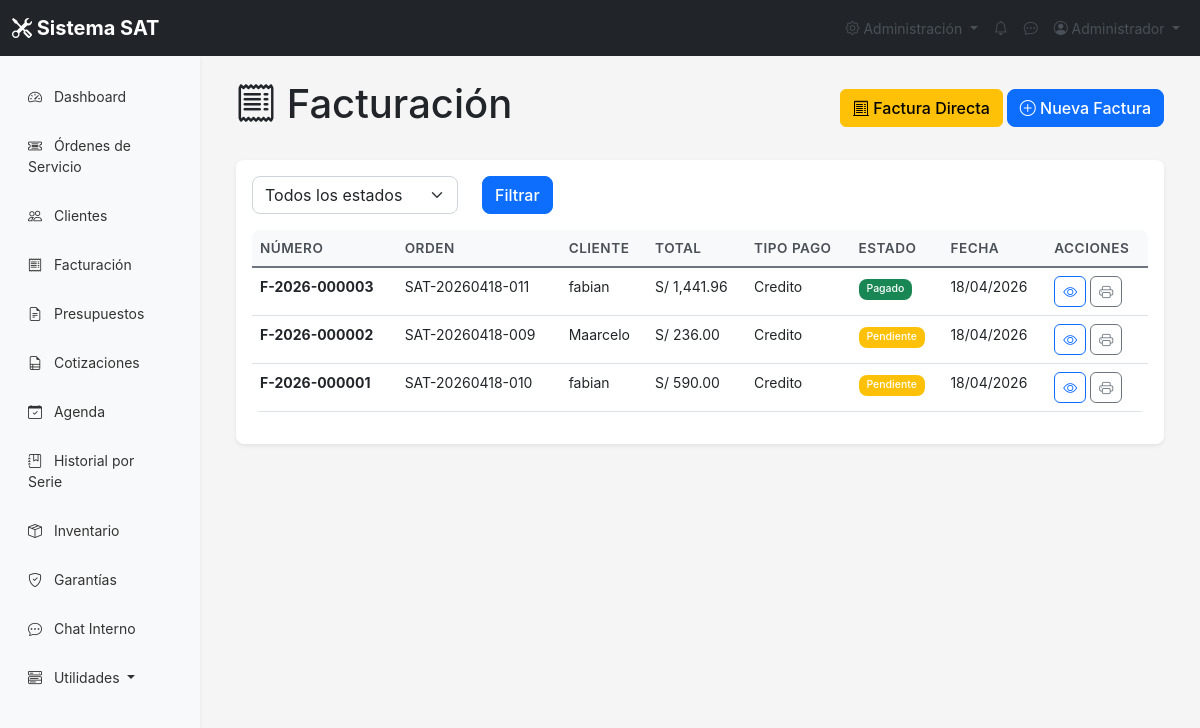
Before: /facturacion/listar.php (signed in) with the older database file.
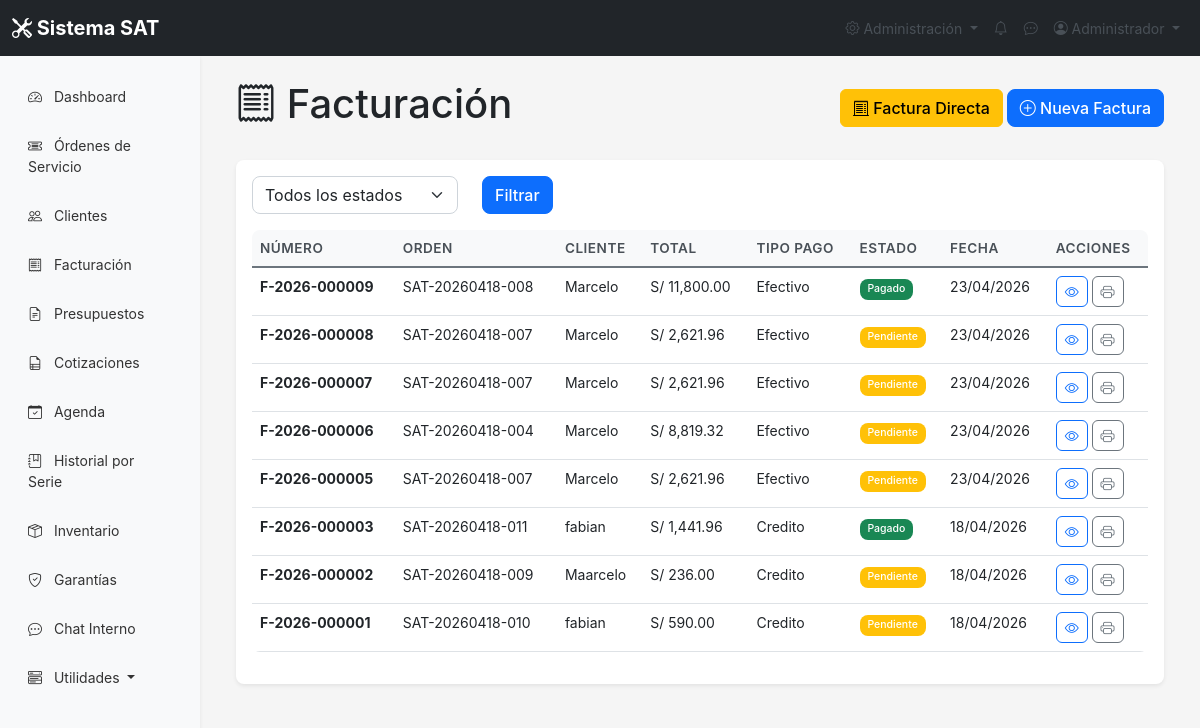
After: the same page with the newer database file.
### tables this page shows
CREATE TABLE IF NOT EXISTS `facturas` (
  `id` int NOT NULL AUTO_INCREMENT,
  `numero_factura` varchar(20) NOT NULL,
  `orden_id` int NOT NULL,
  `cliente_id` int NOT NULL,
  `subtotal` decimal(10,2) NOT NULL,
  `igv` decimal(10,2) NOT NULL,
  `total` decimal(10,2) NOT NULL,
  `tipo_pago` enum('efectivo','tarjeta','transferencia','credito') DEFAULT 'efectivo',
  `estado_pago` enum('pendiente','pagado','cancelado') DEFAULT 'pendiente',
  `fecha_emision` datetime DEFAULT CURRENT_TIMESTAMP,
  `fecha_pago` datetime DEFAULT NULL,
  `observaciones` text,
  PRIMARY KEY (`id`),
  UNIQUE KEY `numero_factura` (`numero_factura`),
  KEY `orden_id` (`orden_id`),
  KEY `cliente_id` (`cliente_id`)
);

CREATE TABLE IF NOT EXISTS `ordenes_servicio` (
  `id` int NOT NULL AUTO_INCREMENT,
  `codigo` varchar(20) NOT NULL,
  `equipo_id` int NOT NULL,
  `tecnico_id` int DEFAULT NULL,
  `cliente_id` int NOT NULL,
  `estado` enum('recibido','en_diagnostico','en_reparacion','esperando_repuestos','reparado','entregado','cancelado') DEFAULT 'recibido',
  `prioridad` enum('baja','normal','alta','urgente') DEFAULT 'normal',
  `diagnostico` text,
  `solucion` text,
  `observaciones` text,
  `fecha_ingreso` datetime DEFAULT CURRENT_TIMESTAMP,
  `fecha_diagnostico` datetime DEFAULT NULL,
  `fecha_reparacion` datetime DEFAULT NULL,
  `fecha_entrega` datetime DEFAULT NULL,
  `tiempo_estimado` int DEFAULT NULL,
  `costo_diagnostico` decimal(10,2) DEFAULT '0.00',
  `costo_reparacion` decimal(10,2) DEFAULT '0.00',
  `costo_total` decimal(10,2) DEFAULT '0.00',
  `nota_cliente` text,
  `estado_orden` enum('abierta','cerrada','cancelada') DEFAULT 'abierta',
  `sucursal_id` int DEFAULT NULL,
  PRIMARY KEY (`id`),
  UNIQUE KEY `codigo` (`codigo`),
  KEY `equipo_id` (`equipo_id`),
  KEY `tecnico_id` (`tecnico_id`),
  KEY `cliente_id` (`cliente_id`)
);

CREATE TABLE IF NOT EXISTS `clientes` (
  `id` int NOT NULL AUTO_INCREMENT,
  `nombre` varchar(100) NOT NULL,
  `email` varchar(100) DEFAULT NULL,
  `telefono` varchar(20) NOT NULL,
  `direccion` text,
  `dni` varchar(20) DEFAULT NULL,
  `fecha_registro` timestamp NULL DEFAULT CURRENT_TIMESTAMP,
  `estado` enum('activo','inactivo') DEFAULT 'activo',
  `sucursal_id` int DEFAULT NULL,
  PRIMARY KEY (`id`)
);

### config/config.php (called while the page is built, shortened)
<?php
function isLoggedIn() {
    return isset($_SESSION['usuario_id']);
}
function isAdmin() {
    return isset($_SESSION['rol']) && $_SESSION['rol'] === 'admin';
}
function formatMoney($amount) {
    return 'S/ ' . number_format($amount, 2);
}
?>

### include/funciones.php (called while the page is built, shortened)
<?php
require_once __DIR__ . '/../config/config.php';
function getAllFacturas($estado = '') {
    $conn = getConnection();
    $sql = "SELECT f.*, c.nombre as cliente_nombre, o.codigo as orden_codigo FROM facturas f JOIN clientes c ON f.cliente_id = c.id JOIN ordenes_servicio o ON f.orden_id = o.id";
    $sql .= " ORDER BY f.fecha_emision DESC";
    return $conn->query($sql);
}
?>

### facturacion/listar.php (the view, shortened to what this page needs)
<?php
require_once '../config/config.php';
require_once '../include/funciones.php';
require_once '../include/header.php';
$estado = $_GET['estado'] ?? '';
$facturas = getAllFacturas($estado);
?>
<div class="container-fluid">
    <div class="d-flex justify-content-between align-items-center mb-4">
        <h1><i class="bi bi-receipt"></i> Facturación</h1>
        <div>
            <a href="crear.php?directa=1" class="btn btn-warning">
                <i class="bi bi-receipt-cutoff"></i> Factura Directa
            </a>
            <a href="crear.php" class="btn btn-primary">
                <i class="bi bi-plus-circle"></i> Nueva Factura
            </a>
        </div>
    </div>
    <div class="card">
        <div class="card-body">
            <form method="GET" class="mb-3">
                <div class="row">
                    <div class="col-md-3">
                        <select name="estado" class="form-select">
                            <option value="">Todos los estados</option>
                        </select>
                    </div>
                    <div class="col-md-2">
                        <button type="submit" class="btn btn-primary">Filtrar</button>
                    </div>
                </div>
            </form>
            <div class="table-responsive">
                <table class="table table-hover">
                    <thead>
                        <tr>
                            <th>Número</th>
                            <th>Orden</th>
                            <th>Cliente</th>
                            <th>Total</th>
                            <th>Tipo Pago</th>
                            <th>Estado</th>
                            <th>Fecha</th>
                            <th>Acciones</th>
                        </tr>
                    </thead>
                    <tbody>
                        <?php while ($factura = $facturas->fetch_assoc()): ?>
                        <tr>
                            <td><strong><?= $factura['numero_factura'] ?></strong></td>
                            <td><?= $factura['orden_codigo'] ?></td>
                            <td><?= htmlspecialchars($factura['cliente_nombre']) ?></td>
                            <td><?= formatMoney($factura['total']) ?></td>
                            <td><?= ucfirst($factura['tipo_pago']) ?></td>
                            <td>
                                <span class="badge bg-<?= $factura['estado_pago'] === 'pagado' ? 'success' : ($factura['estado_pago'] === 'pendiente' ? 'warning' : 'danger') ?>">
                                    <?= ucfirst($factura['estado_pago']) ?>
                                </span>
                            </td>
                            <td><?= date('d/m/Y', strtotime($factura['fecha_emision'])) ?></td>
                            <td>
                                <a href="ver.php?id=<?= $factura['id'] ?>" class="btn btn-sm btn-outline-primary" title="Ver">
                                    <i class="bi bi-eye"></i>
                                </a>
                                <a href="imprimir.php?id=<?= $factura['id'] ?>" class="btn btn-sm btn-outline-secondary" target="_blank" title="Imprimir">
                                    <i class="bi bi-printer"></i>
                                </a>
                            </td>
                        </tr>
                        <?php endwhile; ?>
                    </tbody>
                </table>
            </div>
        </div>
    </div>
</div>
<?php require_once '../include/footer.php'; ?>

### include/header.php (shortened to what this page needs)
<?php
require_once __DIR__ . '/../config/config.php';
?>
<!DOCTYPE html>
<html lang="es">
<head>
    <link href="https://cdn.jsdelivr.net/npm/bootstrap@5.3.0/dist/css/bootstrap.min.css" rel="stylesheet">
    <link href="https://cdn.jsdelivr.net/npm/bootstrap-icons@1.10.0/font/bootstrap-icons.css" rel="stylesheet">
    <link rel="stylesheet" href="<?= BASE_URL ?>css/styles.css">
    <link rel="stylesheet" href="<?= BASE_URL ?>css/improved.css">
    <link rel="stylesheet" href="<?= BASE_URL ?>css/animations.css">
</head>
<body>
<?php if (isLoggedIn()): ?>
<nav class="navbar navbar-expand-lg navbar-dark bg-dark">
    <div class="container-fluid">
        <a class="navbar-brand" href="<?= BASE_URL ?>dashboard/index.php">
            <i class="bi bi-tools"></i> Sistema SAT
        </a>
        <div class="collapse navbar-collapse" id="navbarNav">
            <ul class="navbar-nav ms-auto">
                <?php if (isAdmin()): ?>
                <li class="nav-item dropdown">
                    <a class="nav-link dropdown-toggle" href="#" role="button" data-bs-toggle="dropdown">
                        <i class="bi bi-gear"></i> Administración
                    </a>
                </li>
                <?php endif; ?>
                <li class="nav-item">
                    <a class="nav-link position-relative" href="#" data-bs-toggle="dropdown" id="notifDropdown">
                        <i class="bi bi-bell"></i>
                    </a>
                </li>
                <li class="nav-item">
                    <a class="nav-link position-relative" href="<?= BASE_URL ?>chat/index.php">
                        <i class="bi bi-chat-dots"></i>
                    </a>
                </li>
                <li class="nav-item dropdown">
                    <a class="nav-link dropdown-toggle" href="#" role="button" data-bs-toggle="dropdown">
                        <i class="bi bi-person-circle"></i> <?= $_SESSION['nombre'] ?>
                    </a>
                </li>
            </ul>
        </div>
    </div>
</nav>
<div class="container-fluid">
    <div class="row">
        <nav id="sidebarMenu" class="col-md-3 col-lg-2 d-md-block bg-light sidebar collapse">
            <div class="position-sticky pt-3">
                <ul class="nav flex-column">
                    <li class="nav-item">
                        <a class="nav-link" href="<?= BASE_URL ?>dashboard/index.php">
                            <i class="bi bi-speedometer2"></i> Dashboard
                        </a>
                    </li>
                    <li class="nav-item">
                        <a class="nav-link" href="<?= BASE_URL ?>ordenes/listar.php">
                            <i class="bi bi-ticket-detailed"></i> Órdenes de Servicio
                        </a>
                    </li>
<li class="nav-item">
                        <a class="nav-link" href="<?= BASE_URL ?>clientes/listar.php">
                            <i class="bi bi-people"></i> Clientes
                        </a>
                    </li>
                    <li class="nav-item">
                        <a class="nav-link" href="<?= BASE_URL ?>facturacion/listar.php">
                            <i class="bi bi-receipt"></i> Facturación
                        </a>
                    </li>
                    <li class="nav-item">
                        <a class="nav-link" href="<?= BASE_URL ?>presupuestos/listar.php">
                            <i class="bi bi-file-earmark-text"></i> Presupuestos
                        </a>
                    </li>
                    <li class="nav-item">
                        <a class="nav-link" href="<?= BASE_URL ?>cotizaciones/listar.php">
                            <i class="bi bi-file-earmark-ruled"></i> Cotizaciones
                        </a>
                    </li>
                    <li class="nav-item">
                        <a class="nav-link" href="<?= BASE_URL ?>agenda/index.php">
                            <i class="bi bi-calendar-check"></i> Agenda
                        </a>
                    </li>
                    <li class="nav-item">
                        <a class="nav-link" href="<?= BASE_URL ?>equipos/historial.php">
                            <i class="bi bi-journal-bookmark"></i> Historial por Serie
                        </a>
                    </li>
                    <li class="nav-item">
                        <a class="nav-link" href="<?= BASE_URL ?>inventario/listar.php">
                            <i class="bi bi-box-seam"></i> Inventario
                        </a>
                    </li>
                    <li class="nav-item">
                        <a class="nav-link" href="<?= BASE_URL ?>garantias/listar.php">
                            <i class="bi bi-shield-check"></i> Garantías
                        </a>
                    </li>
                    <li class="nav-item">
                        <a class="nav-link" href="<?= BASE_URL ?>chat/index.php">
                            <i class="bi bi-chat-dots"></i> Chat Interno
                        </a>
                    </li>
                    <li class="nav-item dropdown">
                        <a class="nav-link dropdown-toggle" href="#" role="button" data-bs-toggle="dropdown">
                            <i class="bi bi-menu-button-wide"></i> Utilidades
                        </a>
                    </li>
                </ul>
            </div>
        </nav>
        <main class="col-md-9 ms-sm-auto col-lg-10 px-md-4 py-4">
<?php endif; ?>

### include/footer.php (shortened to what this page needs)
<?php if (isLoggedIn()): ?>
        </main>
    </div>
</div>
</body>
</html>
<?php endif; ?>

### css/styles.css (style rules this page uses)
:root { --primary: #0d6efd; --secondary: #6c757d; --success: #198754; --danger: #dc3545; --warning: #ffc107; --info: #0dcaf0; --light: #f8f9fa; --dark: #212529; }
body { font-family: -apple-system, BlinkMacSystemFont, 'Segoe UI', Roboto, 'Helvetica Neue', Arial, sans-serif; font-size: 14px; background-color: #f5f5f5; }
.sidebar { min-height: calc(100vh - 56px); box-shadow: 0 0.125rem 0.25rem rgba(0, 0, 0, 0.075); }
.sidebar .nav-link { color: #333; padding: 0.75rem 1rem; border-radius: 0.375rem; margin: 0.125rem 0; }
.sidebar .nav-link i { margin-right: 0.5rem; }
.card { border: none; box-shadow: 0 0.125rem 0.25rem rgba(0, 0, 0, 0.075); border-radius: 0.5rem; }
.table th { font-weight: 600; color: #495057; background-color: #f8f9fa; }
.badge { padding: 0.35em 0.65em; font-weight: 500; }
.btn { border-radius: 0.375rem; font-weight: 500; }
.form-control, .form-select { border-radius: 0.375rem; border: 1px solid #ced4da; }
.nav-link { color: #495057; }
.navbar-brand { font-weight: 700; color: white !important; }
.btn-primary { background-color: var(--primary); border-color: var(--primary); }

### css/improved.css (style rules this page uses)
:root { --sat-primary: #0d6efd; --sat-secondary: #6c757d; --sat-success: #198754; --sat-danger: #dc3545; --sat-warning: #ffc107; --sat-info: #0dcaf0; --sat-light: #f8f9fa; --sat-dark: #212529; --sat-border-radius: 8px; --sat-shadow: 0 0.125rem 0.25rem rgba(0, 0, 0, 0.075); --sat-transition: all 0.3s ease; }
.btn-primary { border-radius: var(--sat-border-radius); transition: var(--sat-transition); }
.form-control, .form-select { border-radius: var(--sat-border-radius); transition: var(--sat-transition); }
.table { border-radius: var(--sat-border-radius); overflow: hidden; }
.table thead th { background: var(--sat-light); border-bottom: 2px solid var(--sat-secondary); font-weight: 600; text-transform: uppercase; font-size: 0.85rem; letter-spacing: 0.5px; }
.badge { padding: 0.5em 0.75em; border-radius: var(--sat-border-radius); font-weight: 500; }

Changed rows visible on the page:
added facturas: numero_factura "F-2026-000009", ordenes_servicio.codigo "SAT-20260418-008", cliente.nombre "Marcelo", total "S/ 11,800.00", tipo_pago "Efectivo", estado_pago "Pagado", fecha_emision "23/04/2026"
added facturas: numero_factura "F-2026-000008", ordenes_servicio.codigo "SAT-20260418-007", cliente.nombre "Marcelo", total "S/ 2,621.96", tipo_pago "Efectivo", estado_pago "Pendiente", fecha_emision "23/04/2026"
added facturas: numero_factura "F-2026-000007", ordenes_servicio.codigo "SAT-20260418-007", cliente.nombre "Marcelo", total "S/ 2,621.96", tipo_pago "Efectivo", estado_pago "Pendiente", fecha_emision "23/04/2026"
added facturas: numero_factura "F-2026-000006", ordenes_servicio.codigo "SAT-20260418-004", cliente.nombre "Marcelo", total "S/ 8,819.32", tipo_pago "Efectivo", estado_pago "Pendiente", fecha_emision "23/04/2026"
added facturas: numero_factura "F-2026-000005", ordenes_servicio.codigo "SAT-20260418-007", cliente.nombre "Marcelo", total "S/ 2,621.96", tipo_pago "Efectivo", estado_pago "Pendiente", fecha_emision "23/04/2026"
